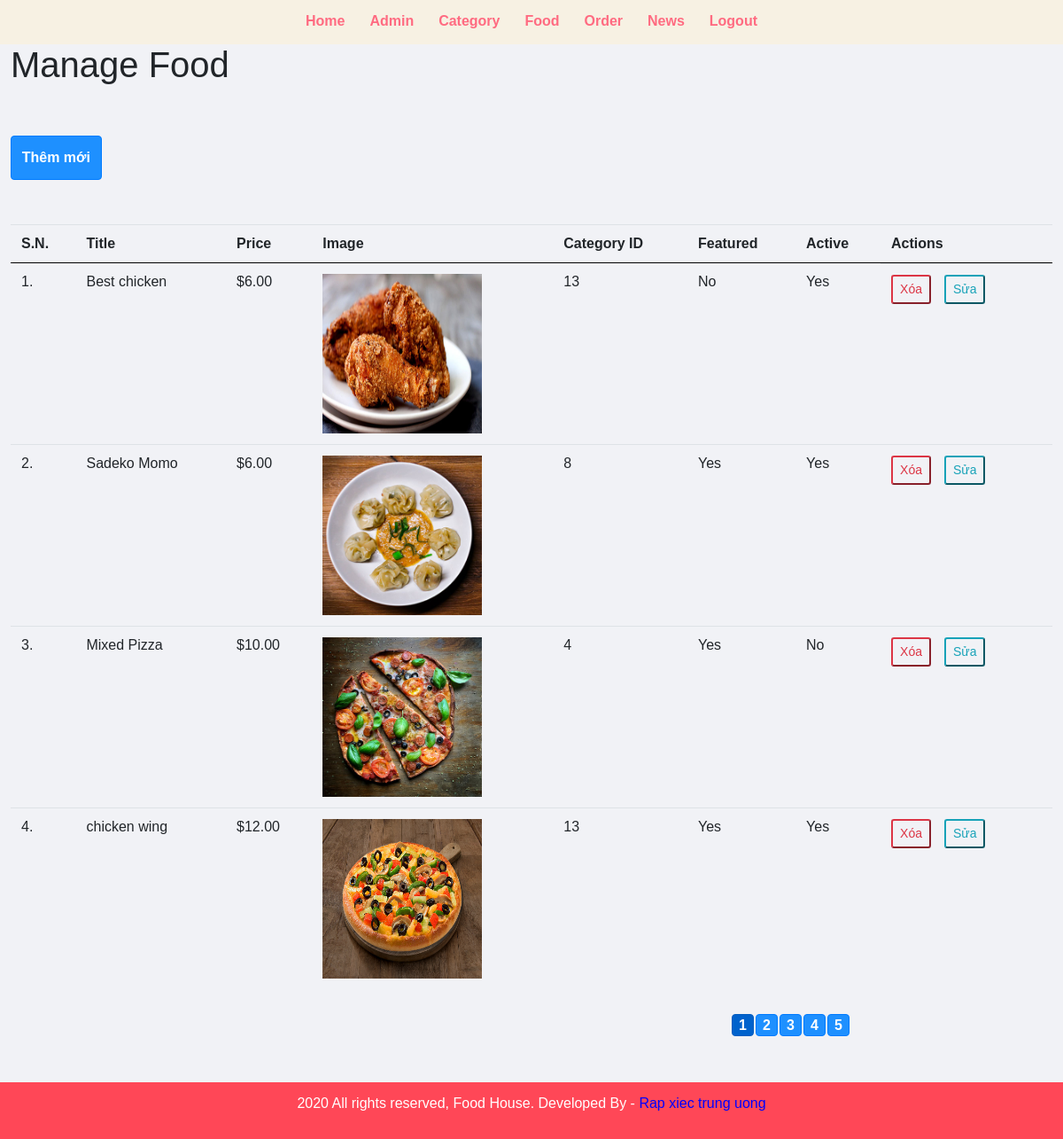
Page /view/admin/manage-food.php (signed in) on the earlier database version.
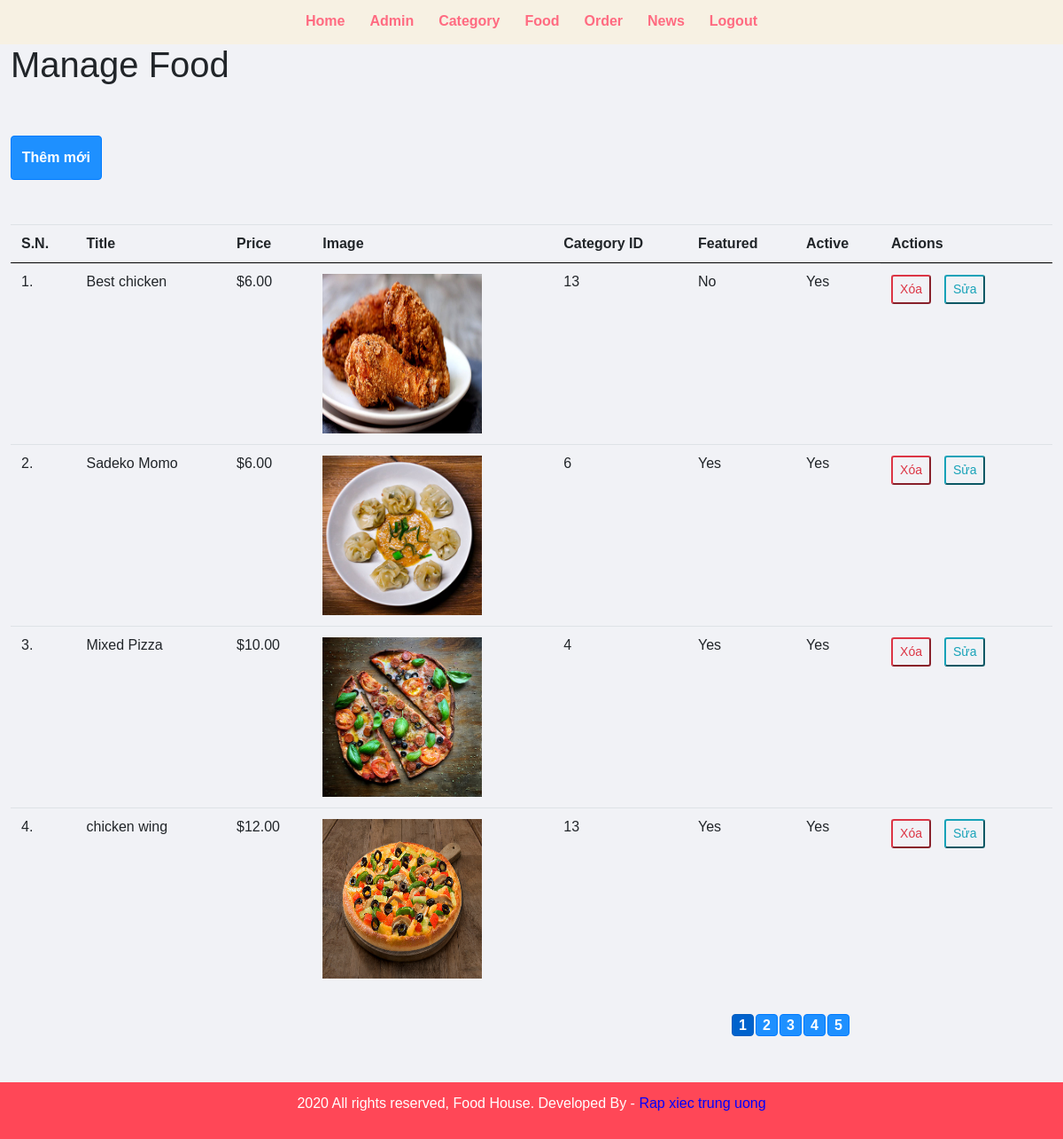
Same page on the later database version.
### tables this page shows
CREATE TABLE `tbl_food` (
  `id` int(10) UNSIGNED NOT NULL,
  `title` varchar(100) NOT NULL,
  `description` text NOT NULL,
  `price` decimal(10,2) NOT NULL,
  `image_name` varchar(255) NOT NULL,
  `category_id` int(10) UNSIGNED NOT NULL,
  `featured` varchar(10) NOT NULL,
  `active` varchar(10) NOT NULL
);

### view/admin/manage-food.php (the view, shortened to what this page needs)
<?php include('partials/menu.php'); ?>
<div class="main-content">
    <div class="wrapper">
        <h1>Manage Food</h1>
        <br /><br />
        <button class="btn btn-primary btnAddFood">Thêm mới</button>
            <div class="table-reponsive-xl">
                <table class="table">
                    <tr>
                        <th>S.N.</th>
                        <th>Title</th>
                        <th>Price</th>
                        <th>Image</th>
                        <th>Category ID</th>
                        <th>Featured</th>
                        <th>Active</th>
                        <th>Actions</th>
                    </tr>
                    <?php
                        $sql = "SELECT * FROM tbl_food";
                        $res = mysqli_query($conn, $sql);
                        $count = mysqli_num_rows($res);
                        $sn=1;
                        if($count>0)
                        {
                            while($row=mysqli_fetch_assoc($res))
                            {
                                $id = $row['id'];
                                $title = $row['title'];
                                $price = $row['price'];
                                $image_name = $row['image_name'];
                                $category_id = $row['category_id'];
                                $featured = $row['featured'];
                                $active = $row['active'];
                                ?>
                                <tr class="food-menu-box d-none">
                                    <td><?php echo $sn++; ?>. </td>
                                    <td><?php echo $title; ?></td>
                                    <td>$<?php echo $price; ?></td>
                                    <td>
                                    <?php
                                            if($image_name=="")
                                            {
                                                echo "<div class='error'>Image not Added.</div>";
                                            }
                                            else
                                            {
                                                ?>
                                                <img src="<?php echo Ppath; ?>images/food/<?php echo $image_name; ?>" style = "width: 180px;height: 180px; overflow:hidden">
                                                <?php
                                            }
                                        ?>
                                    </td>
                                    <td><?php echo $category_id;?></td>
                                    <td><?php echo $featured; ?></td>
                                    <td><?php echo $active; ?></td>
                                    <td class="d-flex">
                                        <form class="form-delete-food" action="" method="POST">
                                            <button name="btnDel" type="submit" class="btn-food btn-outline-danger btn-sm">Xóa</button>
                                        </form>
                                        <button id="btnEdit<?php echo $id; ?>" onclick="buttonEdit(this.id)"type="click" class="bth-food btn-outline-info btn-sm">Sửa</button>
                                    </td>
                                </tr>
                                <?php
                            }
                        }
                        else
                        {
                            echo "<tr> <td colspan='7' class='error'> Food not Added Yet. </td> </tr>";
                        }
                    ?>
                </table>
            </div>
    </div>
    <ul id="PageFragment">
        <?php
            echo "<li class='btn btn-primary active' onclick='changePage(1)'>1</li>";
        for($i = 2; $i <= ceil($count) && $i < 6;$i++){
            echo "<li class='btn btn-primary' onclick='changePage(".$i.")'>".$i."</li>";
        }
        ?>
    </ul>
</div>
<?php include('partials/footer.php'); ?>

Differences in the rows shown:
changed tbl_food "Sadeko Momo": category "8" → "6"
changed tbl_food "Mixed Pizza": active "No" → "Yes"
